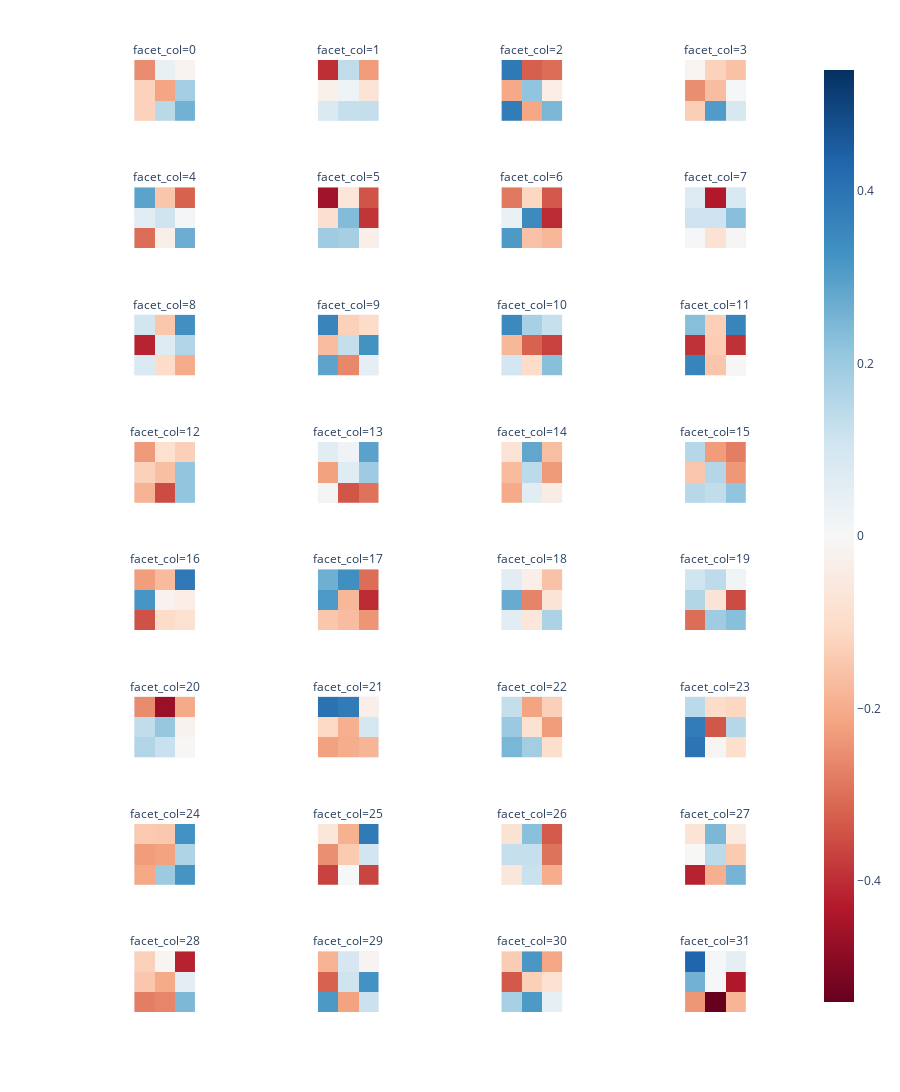

Notebook source saved alongside this figure:
### Markdown cell above
### Example of model interpretability

Display the first conv2d layer from our initial model (simpleCNN)

### Code cell
fig = px.imshow(simpleCNN_model.conv1.weight.detach().clone()[:, 0, ...].cpu().numpy(), facet_col=0, facet_col_wrap=4, height=1500, facet_col_spacing=0, facet_row_spacing=0, color_continuous_scale="RdBu", color_continuous_midpoint=0)
fig.update_xaxes(showticklabels=False).update_yaxes(showticklabels=False)

### Figure 1 — Plotly figure (JSON) as saved in the notebook; plotly's stock layout.template omitted (floating-point values rounded to 4 significant figures)
{"data": [{"coloraxis": "coloraxis", "hovertemplate": "x: %{x}<br>y: %{y}<br>color: %{z}<extra></extra>", "name": "0", "type": "heatmap", "xaxis": "x29", "yaxis": "y29", "z": [[-0.2547, 0.04028, -0.01592], [-0.126, -0.2137, 0.1883], [-0.1256, 0.15, 0.2595]]}, {"coloraxis": "coloraxis", "hovertemplate": "x: %{x}<br>y: %{y}<br>color: %{z}<extra></extra>", "name": "1", "type": "heatmap", "xaxis": "x30", "yaxis": "y30", "z": [[-0.3994, 0.1376, -0.2305], [-0.02815, 0.02601, -0.07325], [0.07894, 0.1284, 0.1309]]}, {"coloraxis": "coloraxis", "hovertemplate": "x: %{x}<br>y: %{y}<br>color: %{z}<extra></extra>", "name": "2", "type": "heatmap", "xaxis": "x31", "yaxis": "y31", "z": [[0.3872, -0.3251, -0.3037], [-0.2081, 0.2178, -0.03906], [0.3773, -0.2111, 0.2476]]}, {"coloraxis": "coloraxis", "hovertemplate": "x: %{x}<br>y: %{y}<br>color: %{z}<extra></extra>", "name": "3", "type": "heatmap", "xaxis": "x32", "yaxis": "y32", "z": [[-0.01223, -0.127, -0.158], [-0.2518, -0.1693, 0.00444], [-0.1331, 0.3069, 0.0893]]}, {"coloraxis": "coloraxis", "hovertemplate": "x: %{x}<br>y: %{y}<br>color: %{z}<extra></extra>", "name": "4", "type": "heatmap", "xaxis": "x25", "yaxis": "y25", "z": [[0.2897, -0.1523, -0.32], [0.05967, 0.1115, 0.0112], [-0.304, -0.03115, 0.2676]]}, {"coloraxis": "coloraxis", "hovertemplate": "x: %{x}<br>y: %{y}<br>color: %{z}<extra></extra>", "name": "5", "type": "heatmap", "xaxis": "x26", "yaxis": "y26", "z": [[-0.4564, -0.06738, -0.3428], [-0.09095, 0.2364, -0.3895], [0.1933, 0.1826, -0.03448]]}, {"coloraxis": "coloraxis", "hovertemplate": "x: %{x}<br>y: %{y}<br>color: %{z}<extra></extra>", "name": "6", "type": "heatmap", "xaxis": "x27", "yaxis": "y27", "z": [[-0.2861, -0.116, -0.3351], [0.03569, 0.3455, -0.4042], [0.3085, -0.1571, -0.1803]]}, {"coloraxis": "coloraxis", "hovertemplate": "x: %{x}<br>y: %{y}<br>color: %{z}<extra></extra>", "name": "7", "type": "heatmap", "xaxis": "x28", "yaxis": "y28", "z": [[0.07669, -0.4322, 0.08632], [0.1139, 0.1108, 0.2289], [0.005568, -0.08245, -0.007299]]}, {"coloraxis": "coloraxis", "hovertemplate": "x: %{x}<br>y: %{y}<br>color: %{z}<extra></extra>", "name": "8", "type": "heatmap", "xaxis": "x21", "yaxis": "y21", "z": [[0.1043, -0.1485, 0.3314], [-0.4158, 0.07469, 0.1634], [0.08307, -0.1043, -0.2026]]}, {"coloraxis": "coloraxis", "hovertemplate": "x: %{x}<br>y: %{y}<br>color: %{z}<extra></extra>", "name": "9", "type": "heatmap", "xaxis": "x22", "yaxis": "y22", "z": [[0.3603, -0.1287, -0.1028], [-0.1687, 0.1307, 0.3267], [0.2892, -0.262, 0.05288]]}, {"coloraxis": "coloraxis", "hovertemplate": "x: %{x}<br>y: %{y}<br>color: %{z}<extra></extra>", "name": "10", "type": "heatmap", "xaxis": "x23", "yaxis": "y23", "z": [[0.3475, 0.1788, 0.1265], [-0.179, -0.3208, -0.3685], [0.1001, -0.1006, 0.2296]]}, {"coloraxis": "coloraxis", "hovertemplate": "x: %{x}<br>y: %{y}<br>color: %{z}<extra></extra>", "name": "11", "type": "heatmap", "xaxis": "x24", "yaxis": "y24", "z": [[0.2317, -0.1323, 0.3588], [-0.3922, -0.136, -0.3949], [0.3581, -0.1506, -0.005385]]}, {"coloraxis": "coloraxis", "hovertemplate": "x: %{x}<br>y: %{y}<br>color: %{z}<extra></extra>", "name": "12", "type": "heatmap", "xaxis": "x17", "yaxis": "y17", "z": [[-0.2334, -0.08598, -0.1317], [-0.1281, -0.1642, 0.2151], [-0.1863, -0.355, 0.2159]]}, {"coloraxis": "coloraxis", "hovertemplate": "x: %{x}<br>y: %{y}<br>color: %{z}<extra></extra>", "name": "13", "type": "heatmap", "xaxis": "x18", "yaxis": "y18", "z": [[0.06353, 0.0224, 0.2926], [-0.2213, 0.06635, 0.1958], [0.01536, -0.3399, -0.2958]]}, {"coloraxis": "coloraxis", "hovertemplate": "x: %{x}<br>y: %{y}<br>color: %{z}<extra></extra>", "name": "14", "type": "heatmap", "xaxis": "x19", "yaxis": "y19", "z": [[-0.07405, 0.2821, -0.1663], [-0.1722, 0.1434, -0.2339], [-0.205, 0.05987, -0.04311]]}, {"coloraxis": "coloraxis", "hovertemplate": "x: %{x}<br>y: %{y}<br>color: %{z}<extra></extra>", "name": "15", "type": "heatmap", "xaxis": "x20", "yaxis": "y20", "z": [[0.1542, -0.228, -0.278], [-0.1494, 0.1575, -0.237], [0.1505, 0.1349, 0.2179]]}, {"coloraxis": "coloraxis", "hovertemplate": "x: %{x}<br>y: %{y}<br>color: %{z}<extra></extra>", "name": "16", "type": "heatmap", "xaxis": "x13", "yaxis": "y13", "z": [[-0.2272, -0.1723, 0.3887], [0.3198, -0.02207, -0.03901], [-0.3455, -0.1041, -0.08488]]}, {"coloraxis": "coloraxis", "hovertemplate": "x: %{x}<br>y: %{y}<br>color: %{z}<extra></extra>", "name": "17", "type": "heatmap", "xaxis": "x14", "yaxis": "y14", "z": [[0.2641, 0.3337, -0.3041], [0.3101, -0.1807, -0.4036], [-0.1487, -0.1674, -0.2399]]}, {"coloraxis": "coloraxis", "hovertemplate": "x: %{x}<br>y: %{y}<br>color: %{z}<extra></extra>", "name": "18", "type": "heatmap", "xaxis": "x15", "yaxis": "y15", "z": [[0.06381, -0.03442, -0.1571], [0.2723, -0.2679, -0.07715], [0.05836, -0.0645, 0.1732]]}, {"coloraxis": "coloraxis", "hovertemplate": "x: %{x}<br>y: %{y}<br>color: %{z}<extra></extra>", "name": "19", "type": "heatmap", "xaxis": "x16", "yaxis": "y16", "z": [[0.1095, 0.1403, 0.01705], [0.16, -0.07407, -0.3541], [-0.3031, 0.1938, 0.2293]]}, {"coloraxis": "coloraxis", "hovertemplate": "x: %{x}<br>y: %{y}<br>color: %{z}<extra></extra>", "name": "20", "type": "heatmap", "xaxis": "x9", "yaxis": "y9", "z": [[-0.256, -0.467, -0.2066], [0.1354, 0.2078, -0.01787], [0.1624, 0.1209, -0.005638]]}, {"coloraxis": "coloraxis", "hovertemplate": "x: %{x}<br>y: %{y}<br>color: %{z}<extra></extra>", "name": "21", "type": "heatmap", "xaxis": "x10", "yaxis": "y10", "z": [[0.4043, 0.3808, -0.03439], [-0.1107, -0.1935, 0.09573], [-0.2206, -0.1989, -0.1848]]}, {"coloraxis": "coloraxis", "hovertemplate": "x: %{x}<br>y: %{y}<br>color: %{z}<extra></extra>", "name": "22", "type": "heatmap", "xaxis": "x11", "yaxis": "y11", "z": [[0.1308, -0.2174, -0.1299], [0.2011, -0.0825, -0.2284], [0.2495, 0.1887, -0.09402]]}, {"coloraxis": "coloraxis", "hovertemplate": "x: %{x}<br>y: %{y}<br>color: %{z}<extra></extra>", "name": "23", "type": "heatmap", "xaxis": "x12", "yaxis": "y12", "z": [[0.1471, -0.1005, -0.117], [0.3777, -0.3382, 0.156], [0.3979, -0.008606, -0.09409]]}, {"coloraxis": "coloraxis", "hovertemplate": "x: %{x}<br>y: %{y}<br>color: %{z}<extra></extra>", "name": "24", "type": "heatmap", "xaxis": "x5", "yaxis": "y5", "z": [[-0.1433, -0.1451, 0.3261], [-0.2287, -0.2193, 0.1667], [-0.2077, 0.1981, 0.3216]]}, {"coloraxis": "coloraxis", "hovertemplate": "x: %{x}<br>y: %{y}<br>color: %{z}<extra></extra>", "name": "25", "type": "heatmap", "xaxis": "x6", "yaxis": "y6", "z": [[-0.065, -0.1921, 0.3846], [-0.2508, -0.1427, 0.1053], [-0.3673, 0.002465, -0.3654]]}, {"coloraxis": "coloraxis", "hovertemplate": "x: %{x}<br>y: %{y}<br>color: %{z}<extra></extra>", "name": "26", "type": "heatmap", "xaxis": "x7", "yaxis": "y7", "z": [[-0.07905, 0.2279, -0.331], [0.1268, 0.1274, -0.294], [-0.06231, 0.1208, -0.1996]]}, {"coloraxis": "coloraxis", "hovertemplate": "x: %{x}<br>y: %{y}<br>color: %{z}<extra></extra>", "name": "27", "type": "heatmap", "xaxis": "x8", "yaxis": "y8", "z": [[-0.07563, 0.2464, -0.04988], [-0.001227, 0.1455, -0.1426], [-0.4167, -0.1946, 0.254]]}, {"coloraxis": "coloraxis", "hovertemplate": "x: %{x}<br>y: %{y}<br>color: %{z}<extra></extra>", "name": "28", "type": "heatmap", "xaxis": "x", "yaxis": "y", "z": [[-0.1273, -0.01196, -0.4165], [-0.1493, -0.2061, 0.0573], [-0.2779, -0.2663, 0.2444]]}, {"coloraxis": "coloraxis", "hovertemplate": "x: %{x}<br>y: %{y}<br>color: %{z}<extra></extra>", "name": "29", "type": "heatmap", "xaxis": "x2", "yaxis": "y2", "z": [[-0.1907, 0.09451, -0.01352], [-0.3206, 0.1113, 0.3262], [0.3121, -0.2198, 0.1184]]}, {"coloraxis": "coloraxis", "hovertemplate": "x: %{x}<br>y: %{y}<br>color: %{z}<extra></extra>", "name": "30", "type": "heatmap", "xaxis": "x3", "yaxis": "y3", "z": [[-0.1373, 0.3149, -0.2113], [-0.3345, -0.132, -0.08502], [0.1805, 0.3093, 0.05026]]}, {"coloraxis": "coloraxis", "hovertemplate": "x: %{x}<br>y: %{y}<br>color: %{z}<extra></extra>", "name": "31", "type": "heatmap", "xaxis": "x4", "yaxis": "y4", "z": [[0.4329, 0.005481, 0.05464], [0.2593, 0.005766, -0.4358], [-0.2381, -0.5403, -0.1845]]}], "layout": {"annotations": [{"font": {}, "showarrow": false, "text": "facet_col=28", "x": 0.1175, "xanchor": "center", "xref": "paper", "y": 0.06375, "yanchor": "bottom", "yref": "paper"}, {"font": {}, "showarrow": false, "text": "facet_col=29", "x": 0.3725, "xanchor": "center", "xref": "paper", "y": 0.06375, "yanchor": "bottom", "yref": "paper"}, {"font": {}, "showarrow": false, "text": "facet_col=30", "x": 0.6275, "xanchor": "center", "xref": "paper", "y": 0.06375, "yanchor": "bottom", "yref": "paper"}, {"font": {}, "showarrow": false, "text": "facet_col=31", "x": 0.8825, "xanchor": "center", "xref": "paper", "y": 0.06375, "yanchor": "bottom", "yref": "paper"}, {"font": {}, "showarrow": false, "text": "facet_col=24", "x": 0.1175, "xanchor": "center", "xref": "paper", "y": 0.1975, "yanchor": "bottom", "yref": "paper"}, {"font": {}, "showarrow": false, "text": "facet_col=25", "x": 0.3725, "xanchor": "center", "xref": "paper", "y": 0.1975, "yanchor": "bottom", "yref": "paper"}, {"font": {}, "showarrow": false, "text": "facet_col=26", "x": 0.6275, "xanchor": "center", "xref": "paper", "y": 0.1975, "yanchor": "bottom", "yref": "paper"}, {"font": {}, "showarrow": false, "text": "facet_col=27", "x": 0.8825, "xanchor": "center", "xref": "paper", "y": 0.1975, "yanchor": "bottom", "yref": "paper"}, {"font": {}, "showarrow": false, "text": "facet_col=20", "x": 0.1175, "xanchor": "center", "xref": "paper", "y": 0.3313, "yanchor": "bottom", "yref": "paper"}, {"font": {}, "showarrow": false, "text": "facet_col=21", "x": 0.3725, "xanchor": "center", "xref": "paper", "y": 0.3313, "yanchor": "bottom", "yref": "paper"}, {"font": {}, "showarrow": false, "text": "facet_col=22", "x": 0.6275, "xanchor": "center", "xref": "paper", "y": 0.3313, "yanchor": "bottom", "yref": "paper"}, {"font": {}, "showarrow": false, "text": "facet_col=23", "x": 0.8825, "xanchor": "center", "xref": "paper", "y": 0.3313, "yanchor": "bottom", "yref": "paper"}, {"font": {}, "showarrow": false, "text": "facet_col=16", "x": 0.1175, "xanchor": "center", "xref": "paper", "y": 0.465, "yanchor": "bottom", "yref": "paper"}, {"font": {}, "showarrow": false, "text": "facet_col=17", "x": 0.3725, "xanchor": "center", "xref": "paper", "y": 0.465, "yanchor": "bottom", "yref": "paper"}, {"font": {}, "showarrow": false, "text": "facet_col=18", "x": 0.6275, "xanchor": "center", "xref": "paper", "y": 0.465, "yanchor": "bottom", "yref": "paper"}, {"font": {}, "showarrow": false, "text": "facet_col=19", "x": 0.8825, "xanchor": "center", "xref": "paper", "y": 0.465, "yanchor": "bottom", "yref": "paper"}, {"font": {}, "showarrow": false, "text": "facet_col=12", "x": 0.1175, "xanchor": "center", "xref": "paper", "y": 0.5988, "yanchor": "bottom", "yref": "paper"}, {"font": {}, "showarrow": false, "text": "facet_col=13", "x": 0.3725, "xanchor": "center", "xref": "paper", "y": 0.5988, "yanchor": "bottom", "yref": "paper"}, {"font": {}, "showarrow": false, "text": "facet_col=14", "x": 0.6275, "xanchor": "center", "xref": "paper", "y": 0.5988, "yanchor": "bottom", "yref": "paper"}, {"font": {}, "showarrow": false, "text": "facet_col=15", "x": 0.8825, "xanchor": "center", "xref": "paper", "y": 0.5988, "yanchor": "bottom", "yref": "paper"}, {"font": {}, "showarrow": false, "text": "facet_col=8", "x": 0.1175, "xanchor": "center", "xref": "paper", "y": 0.7325, "yanchor": "bottom", "yref": "paper"}, {"font": {}, "showarrow": false, "text": "facet_col=9", "x": 0.3725, "xanchor": "center", "xref": "paper", "y": 0.7325, "yanchor": "bottom", "yref": "paper"}, {"font": {}, "showarrow": false, "text": "facet_col=10", "x": 0.6275, "xanchor": "center", "xref": "paper", "y": 0.7325, "yanchor": "bottom", "yref": "paper"}, {"font": {}, "showarrow": false, "text": "facet_col=11", "x": 0.8825, "xanchor": "center", "xref": "paper", "y": 0.7325, "yanchor": "bottom", "yref": "paper"}, {"font": {}, "showarrow": false, "text": "facet_col=4", "x": 0.1175, "xanchor": "center", "xref": "paper", "y": 0.8662, "yanchor": "bottom", "yref": "paper"}, {"font": {}, "showarrow": false, "text": "facet_col=5", "x": 0.3725, "xanchor": "center", "xref": "paper", "y": 0.8662, "yanchor": "bottom", "yref": "paper"}, {"font": {}, "showarrow": false, "text": "facet_col=6", "x": 0.6275, "xanchor": "center", "xref": "paper", "y": 0.8662, "yanchor": "bottom", "yref": "paper"}, {"font": {}, "showarrow": false, "text": "facet_col=7", "x": 0.8825, "xanchor": "center", "xref": "paper", "y": 0.8662, "yanchor": "bottom", "yref": "paper"}, {"font": {}, "showarrow": false, "text": "facet_col=0", "x": 0.1175, "xanchor": "center", "xref": "paper", "y": 1, "yanchor": "bottom", "yref": "paper"}, {"font": {}, "showarrow": false, "text": "facet_col=1", "x": 0.3725, "xanchor": "center", "xref": "paper", "y": 1, "yanchor": "bottom", "yref": "paper"}, {"font": {}, "showarrow": false, "text": "facet_col=2", "x": 0.6275, "xanchor": "center", "xref": "paper", "y": 1, "yanchor": "bottom", "yref": "paper"}, {"font": {}, "showarrow": false, "text": "facet_col=3", "x": 0.8825, "xanchor": "center", "xref": "paper", "y": 1, "yanchor": "bottom", "yref": "paper"}], "coloraxis": {"cmid": 0, "colorscale": [[0, "rgb(103,0,31)"], [0.1, "rgb(178,24,43)"], [0.2, "rgb(214,96,77)"], [0.3, "rgb(244,165,130)"], [0.4, "rgb(253,219,199)"], [0.5, "rgb(247,247,247)"], [0.6, "rgb(209,229,240)"], [0.7, "rgb(146,197,222)"], [0.8, "rgb(67,147,195)"], [0.9, "rgb(33,102,172)"], [1, "rgb(5,48,97)"]]}, "height": 1500, "margin": {"t": 60}, "xaxis": {"anchor": "y", "constrain": "domain", "domain": [0, 0.235], "scaleanchor": "y", "showticklabels": false}, "xaxis10": {"anchor": "y10", "domain": [0.255, 0.49], "matches": "x", "showticklabels": false}, "xaxis11": {"anchor": "y11", "domain": [0.51, 0.745], "matches": "x", "showticklabels": false}, "xaxis12": {"anchor": "y12", "domain": [0.765, 1.0], "matches": "x", "showticklabels": false}, "xaxis13": {"anchor": "y13", "domain": [0, 0.235], "matches": "x", "showticklabels": false}, "xaxis14": {"anchor": "y14", "domain": [0.255, 0.49], "matches": "x", "showticklabels": false}, "xaxis15": {"anchor": "y15", "domain": [0.51, 0.745], "matches": "x", "showticklabels": false}, "xaxis16": {"anchor": "y16", "domain": [0.765, 1.0], "matches": "x", "showticklabels": false}, "xaxis17": {"anchor": "y17", "domain": [0, 0.235], "matches": "x", "showticklabels": false}, "xaxis18": {"anchor": "y18", "domain": [0.255, 0.49], "matches": "x", "showticklabels": false}, "xaxis19": {"anchor": "y19", "domain": [0.51, 0.745], "matches": "x", "showticklabels": false}, "xaxis2": {"anchor": "y2", "domain": [0.255, 0.49], "matches": "x", "showticklabels": false}, "xaxis20": {"anchor": "y20", "domain": [0.765, 1.0], "matches": "x", "showticklabels": false}, "xaxis21": {"anchor": "y21", "domain": [0, 0.235], "matches": "x", "showticklabels": false}, "xaxis22": {"anchor": "y22", "domain": [0.255, 0.49], "matches": "x", "showticklabels": false}, "xaxis23": {"anchor": "y23", "domain": [0.51, 0.745], "matches": "x", "showticklabels": false}, "xaxis24": {"anchor": "y24", "domain": [0.765, 1.0], "matches": "x", "showticklabels": false}, "xaxis25": {"anchor": "y25", "domain": [0, 0.235], "matches": "x", "showticklabels": false}, "xaxis26": {"anchor": "y26", "domain": [0.255, 0.49], "matches": "x", "showticklabels": false}, "xaxis27": {"anchor": "y27", "domain": [0.51, 0.745], "matches": "x", "showticklabels": false}, "xaxis28": {"anchor": "y28", "domain": [0.765, 1.0], "matches": "x", "showticklabels": false}, "xaxis29": {"anchor": "y29", "domain": [0, 0.235], "matches": "x", "showticklabels": false}, "xaxis3": {"anchor": "y3", "domain": [0.51, 0.745], "matches": "x", "showticklabels": false}, "xaxis30": {"anchor": "y30", "domain": [0.255, 0.49], "matches": "x", "showticklabels": false}, "xaxis31": {"anchor": "y31", "domain": [0.51, 0.745], "matches": "x", "showticklabels": false}, "xaxis32": {"anchor": "y32", "domain": [0.765, 1.0], "matches": "x", "showticklabels": false}, "xaxis4": {"anchor": "y4", "domain": [0.765, 1.0], "matches": "x", "showticklabels": false}, "xaxis5": {"anchor": "y5", "domain": [0, 0.235], "matches": "x", "showticklabels": false}, "xaxis6": {"anchor": "y6", "domain": [0.255, 0.49], "matches": "x", "showticklabels": false}, "xaxis7": {"anchor": "y7", "domain": [0.51, 0.745], "matches": "x", "showticklabels": false}, "xaxis8": {"anchor": "y8", "domain": [0.765, 1.0], "matches": "x", "showticklabels": false}, "xaxis9": {"anchor": "y9", "domain": [0, 0.235], "matches": "x", "showticklabels": false}, "yaxis": {"anchor": "x", "autorange": "reversed", "constrain": "domain", "domain": [0, 0.06375], "showticklabels": false}, "yaxis10": {"anchor": "x10", "domain": [0.2675, 0.3313], "matches": "y", "showticklabels": false}, "yaxis11": {"anchor": "x11", "domain": [0.2675, 0.3313], "matches": "y", "showticklabels": false}, "yaxis12": {"anchor": "x12", "domain": [0.2675, 0.3313], "matches": "y", "showticklabels": false}, "yaxis13": {"anchor": "x13", "domain": [0.4012, 0.465], "matches": "y", "showticklabels": false}, "yaxis14": {"anchor": "x14", "domain": [0.4012, 0.465], "matches": "y", "showticklabels": false}, "yaxis15": {"anchor": "x15", "domain": [0.4012, 0.465], "matches": "y", "showticklabels": false}, "yaxis16": {"anchor": "x16", "domain": [0.4012, 0.465], "matches": "y", "showticklabels": false}, "yaxis17": {"anchor": "x17", "domain": [0.535, 0.5988], "matches": "y", "showticklabels": false}, "yaxis18": {"anchor": "x18", "domain": [0.535, 0.5988], "matches": "y", "showticklabels": false}, "yaxis19": {"anchor": "x19", "domain": [0.535, 0.5988], "matches": "y", "showticklabels": false}, "yaxis2": {"anchor": "x2", "domain": [0, 0.06375], "matches": "y", "showticklabels": false}, "yaxis20": {"anchor": "x20", "domain": [0.535, 0.5988], "matches": "y", "showticklabels": false}, "yaxis21": {"anchor": "x21", "domain": [0.6687, 0.7325], "matches": "y", "showticklabels": false}, "yaxis22": {"anchor": "x22", "domain": [0.6687, 0.7325], "matches": "y", "showticklabels": false}, "yaxis23": {"anchor": "x23", "domain": [0.6687, 0.7325], "matches": "y", "showticklabels": false}, "yaxis24": {"anchor": "x24", "domain": [0.6687, 0.7325], "matches": "y", "showticklabels": false}, "yaxis25": {"anchor": "x25", "domain": [0.8025, 0.8662], "matches": "y", "showticklabels": false}, "yaxis26": {"anchor": "x26", "domain": [0.8025, 0.8662], "matches": "y", "showticklabels": false}, "yaxis27": {"anchor": "x27", "domain": [0.8025, 0.8662], "matches": "y", "showticklabels": false}, "yaxis28": {"anchor": "x28", "domain": [0.8025, 0.8662], "matches": "y", "showticklabels": false}, "yaxis29": {"anchor": "x29", "domain": [0.9363, 1], "matches": "y", "showticklabels": false}, "yaxis3": {"anchor": "x3", "domain": [0, 0.06375], "matches": "y", "showticklabels": false}, "yaxis30": {"anchor": "x30", "domain": [0.9363, 1], "matches": "y", "showticklabels": false}, "yaxis31": {"anchor": "x31", "domain": [0.9363, 1], "matches": "y", "showticklabels": false}, "yaxis32": {"anchor": "x32", "domain": [0.9363, 1], "matches": "y", "showticklabels": false}, "yaxis4": {"anchor": "x4", "domain": [0, 0.06375], "matches": "y", "showticklabels": false}, "yaxis5": {"anchor": "x5", "domain": [0.1338, 0.1975], "matches": "y", "showticklabels": false}, "yaxis6": {"anchor": "x6", "domain": [0.1338, 0.1975], "matches": "y", "showticklabels": false}, "yaxis7": {"anchor": "x7", "domain": [0.1338, 0.1975], "matches": "y", "showticklabels": false}, "yaxis8": {"anchor": "x8", "domain": [0.1338, 0.1975], "matches": "y", "showticklabels": false}, "yaxis9": {"anchor": "x9", "domain": [0.2675, 0.3313], "matches": "y", "showticklabels": false}}}
